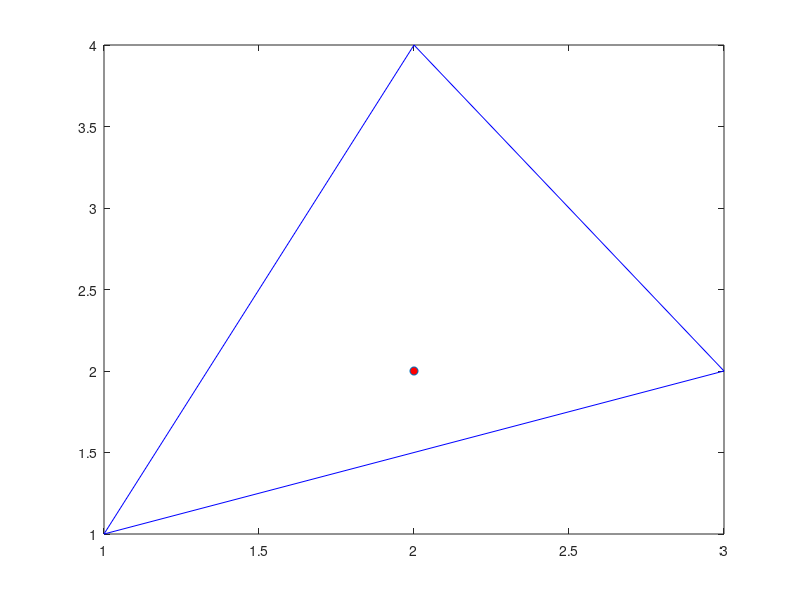

MATLAB code to generate this figure: (Note: this script raises an error after producing the figure.)
clearvars
close all

p=[2,2]; %point
vertexs=[1,1; %define the triangle vertex coordinates
    3,2;
    2,4];

figure()
vplot=[vertexs;vertexs(1,:)]; %just to plot the closed triangle,
                              %we add the 1st point at the last file
plot(vplot(:,1),vplot(:,2),'-b')
hold on
plot(p(1,1),p(1,2),'o','Marker','o','MarkerFaceColor','red','MarkerSize',6)
hold off

[alphas,isInside]=baryCoord(vertexs,p)

%Check the results
p-alphas*vertexs;

%Example: correspondence with the Reference Triangle
vertexsTR = [0,0;
    1,0;
    0,1];
figure()
plot(vplot(:,1),vplot(:,2),'-b')
axis equal
hold on
plot(p(1,1),p(1,2),'o','Marker','o','MarkerFaceColor','red',...
    'lineWidth',1,'color','black','MarkerSize',4) 
pTR=alphas*vertexsTR
vplotTR=[vertexsTR;vertexsTR(1,:)];
plot(vplotTR(:,1),vplotTR(:,2),'-r')
plot(pTR(1,1),pTR(1,2),'o','Marker','o','MarkerFaceColor','blue',...
    'lineWidth',1,'color','black','MarkerSize',4)
linePlot=[p;pTR]
plot(linePlot(:,1),linePlot(:,2),'g-')
hold off
